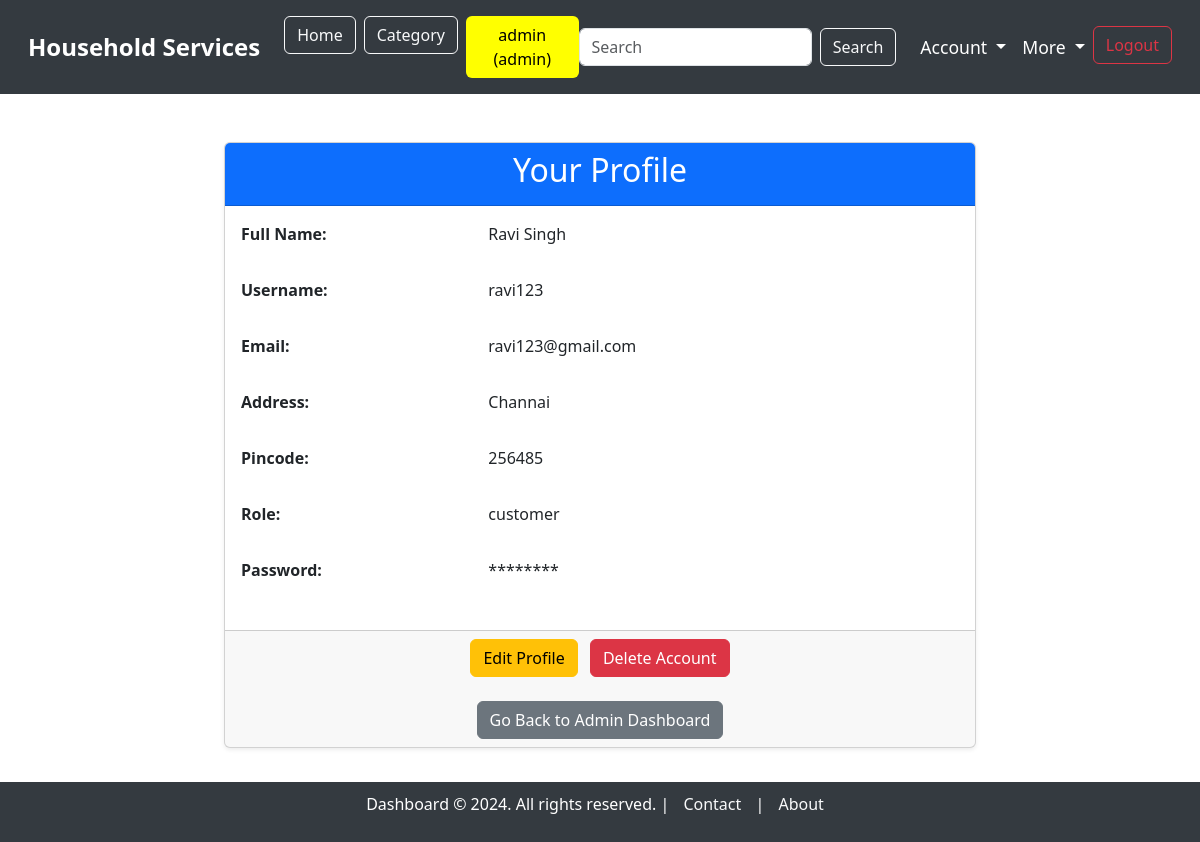
/profile/6 (signed in), run on an earlier commit of the app's database.
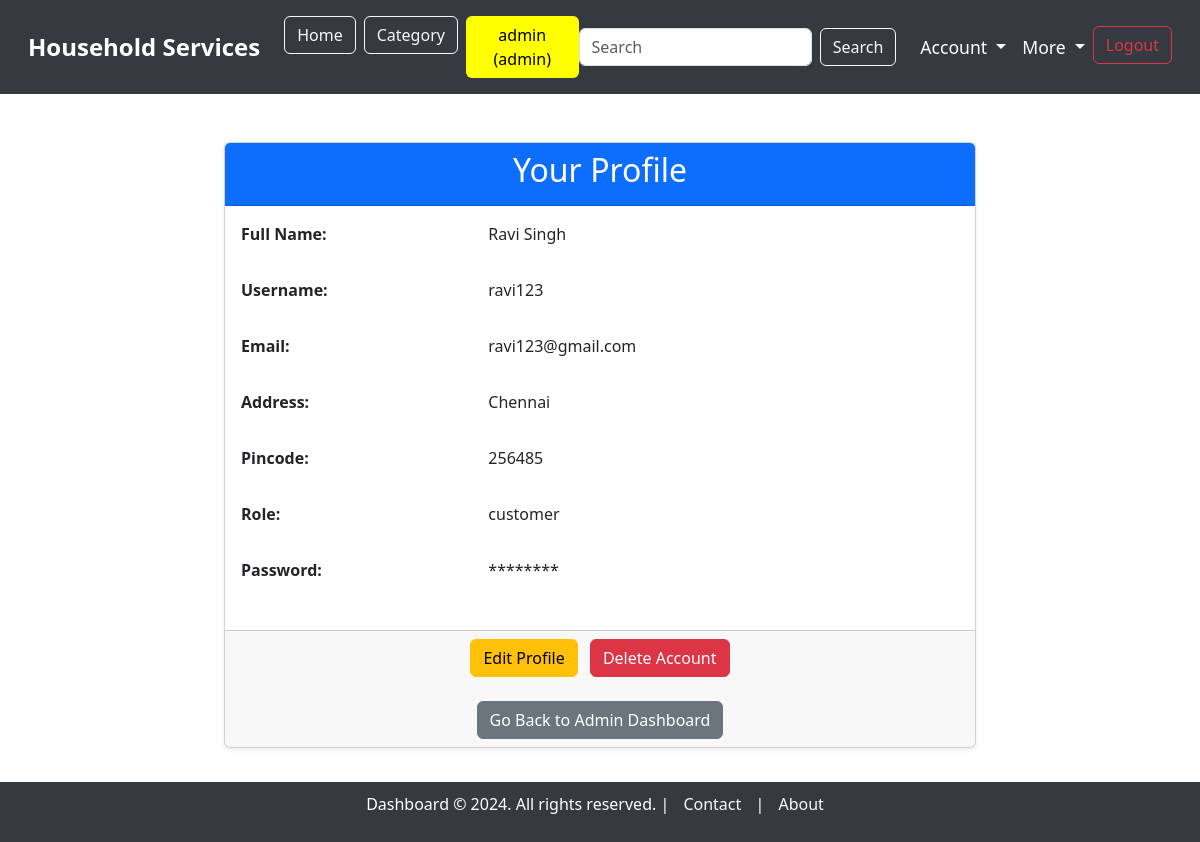
And on a later commit of the database.
### model.py (models this page shows, shortened)
class User(db.Model):
    __tablename__ = "users"
    user_id = db.Column(db.Integer, autoincrement=True, primary_key=True)
    full_name = db.Column(db.String, nullable=False)
    username = db.Column(db.String, unique=True, nullable=False)
    email = db.Column(db.String, unique=True, nullable=False)
    password = db.Column(db.String, nullable=False)
    address = db.Column(db.String, nullable=False)
    pincode = db.Column(db.String, nullable=False)
    role = db.Column(db.String, nullable=False)  # 'customer' or 'supplier'
    service_name = db.Column(db.String, nullable=True)  # Nullable for customers
    experience_years = db.Column(db.Integer, nullable=True)  # Nullable for customers
    document = db.Column(db.String, nullable=True)  # Nullable for customers
    is_verified = db.Column(db.Boolean, default=False)  # For supplier verification
    is_blocked = db.Column(db.Boolean, default=False)  # For blocking/unblocking users

### main.py (the view)
@app.route('/profile/<int:user_id>', methods=['GET'])
@login_required("admin, supplier, customer")
def profile(user_id):
    user = User.query.get_or_404(user_id)
    if session.get('role') != 'admin' and session.get('user_id') != user_id:
        flash("You do not have permission to view this profile.", "danger")
        return redirect(url_for('profile', user_id=session.get('user_id')))
    return render_template('profile/profile.html', user=user)

### main.py (called while the page is built)
def login_required(roles):
    def wrapper(original):
        @wraps(original)
        def inner(*args, **kwargs):
            role_list = roles.split(', ')
            if session.get("username") and session.get("role") in role_list:
                return original(*args, **kwargs)
            else:
                flash(f"You need to login as one of the following roles: {', '.join(role_list)}", "warning")
                return redirect(url_for("login"))
        return inner
    return wrapper

### templates/profile/profile.html (shortened to what this page needs)
{% extends 'base_dashboard.html' %}
{% block content %}
<div class="container mt-5">
    <div class="row justify-content-center">
        <div class="col-md-8">
            <div class="card shadow-sm">
                <div class="card-header bg-primary text-white text-center">
                    <h2>Your Profile</h2>
                </div>
                <div class="card-body">
                    <div class="row mb-3">
                        <label class="col-md-4"><strong>Full Name:</strong></label>
                        <div class="col-md-8">
                            <p>{{ user.full_name }}</p>
                        </div>
                    </div>
                    <div class="row mb-3">
                        <label class="col-md-4"><strong>Username:</strong></label>
                        <div class="col-md-8">
                            <p>{{ user.username }}</p>
                        </div>
                    </div>
                    <div class="row mb-3">
                        <label class="col-md-4"><strong>Email:</strong></label>
                        <div class="col-md-8">
                            <p>{{ user.email }}</p>
                        </div>
                    </div>
                    <div class="row mb-3">
                        <label class="col-md-4"><strong>Address:</strong></label>
                        <div class="col-md-8">
                            <p>{{ user.address }}</p>
                        </div>
                    </div>
                    <div class="row mb-3">
                        <label class="col-md-4"><strong>Pincode:</strong></label>
                        <div class="col-md-8">
                            <p>{{ user.pincode }}</p>
                        </div>
                    </div>
                    <div class="row mb-3">
                        <label class="col-md-4"><strong>Role:</strong></label>
                        <div class="col-md-8">
                            <p>{{ user.role }}</p>
                        </div>
                    </div>
                    <div class="row mb-3">
                        <label class="col-md-4"><strong>Password:</strong></label>
                        <div class="col-md-8">
                            <p>********</p>
                        </div>
                     </div>
                </div>
                <div class="card-footer text-center">
                    <a href="{{ url_for('edit_profile', user_id=user.user_id) }}" class="btn btn-warning me-2">Edit Profile</a>
                    <a href="{{ url_for('delete_profile', user_id=user.user_id) }}" class="btn btn-danger">Delete Account</a>
                        <div class="mt-4">
                            {% if session.get('role') == 'supplier' %}
                                <a href="{{ url_for('supplier_dashboard') }}" class="btn btn-secondary">Go Back to Supplier Dashboard</a>
                            {% elif session.get('role') == 'customer' %}
                                <a href="{{ url_for('customer_dashboard') }}" class="btn btn-secondary">Go Back to Customer Dashboard</a>
                            {% elif session.get('role') == 'admin' %}
                                <a href="{{ url_for('admin_dashboard') }}" class="btn btn-secondary">Go Back to Admin Dashboard</a>
                            {% endif %}
                        </div>
                </div>
            </div>
        </div>
    </div>
</div>
{% endblock %}

What changed in the data, as far as the page shows it:
changed User "Ravi Singh": address "Channai" → "Chennai"
